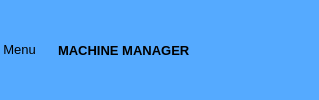
     <widget class="QFrame" name="header_frame">
      <property name="styleSheet">
       <string notr="true">background-color: rgb(85, 170, 255);
border:none;</string>
      </property>
      <property name="frameShape">
       <enum>QFrame::NoFrame</enum>
      </property>
      <property name="frameShadow">
       <enum>QFrame::Raised</enum>
      </property>
      <layout class="QHBoxLayout" name="horizontalLayout">
       <property name="spacing">
        <number>0</number>
       </property>
       <property name="leftMargin">
        <number>0</number>
       </property>
       <property name="topMargin">
        <number>0</number>
       </property>
       <property name="rightMargin">
        <number>0</number>
       </property>
       <property name="bottomMargin">
        <number>0</number>
       </property>
       <item alignment="Qt::AlignLeft">
        <widget class="QFrame" name="header_left">
         <property name="frameShape">
          <enum>QFrame::StyledPanel</enum>
         </property>
         <property name="frameShadow">
          <enum>QFrame::Raised</enum>
         </property>
         <layout class="QHBoxLayout" name="horizontalLayout_4">
          <property name="spacing">
           <number>0</number>
          </property>
          <property name="leftMargin">
           <number>3</number>
          </property>
          <property name="topMargin">
           <number>0</number>
          </property>
          <property name="rightMargin">
           <number>0</number>
          </property>
          <property name="bottomMargin">
           <number>0</number>
          </property>
          <item>
           <widget class="QPushButton" name="menu_button">
            <property name="font">
             <font>
              <family>Nirmala UI</family>
              <pointsize>10</pointsize>
              <weight>50</weight>
              <bold>false</bold>
             </font>
            </property>
            <property name="styleSheet">
             <string notr="true">QPushButton:hover{
	border-radius: 5px;
	border: 1px solid White;
	background-color: #00aaff;
}</string>
            </property>
            <property name="text">
             <string>Menu</string>
            </property>
            <property name="icon">
             <iconset resource="../icons.qrc">
              <normaloff>:/prefix/icons/menu.png</normaloff>:/prefix/icons/menu.png</iconset>
            </property>
            <property name="iconSize">
             <size>
              <width>32</width>
              <height>32</height>
             </size>
            </property>
           </widget>
          </item>
         </layout>
        </widget>
       </item>
       <item alignment="Qt::AlignHCenter">
        <widget class="QFrame" name="header_center">
         <property name="maximumSize">
          <size>
           <width>266</width>
           <height>200</height>
          </size>
         </property>
         <property name="frameShape">
          <enum>QFrame::StyledPanel</enum>
         </property>
         <property name="frameShadow">
          <enum>QFrame::Raised</enum>
         </property>
         <layout class="QHBoxLayout" name="horizontalLayout_3">
          <item>
           <widget class="QLabel" name="label">
            <property name="maximumSize">
             <size>
              <width>20</width>
              <height>20</height>
             </size>
            </property>
            <property name="text">
             <string/>
            </property>
            <property name="pixmap">
             <pixmap resource="../icons.qrc">:/prefix/icons/hammer.png</pixmap>
            </property>
            <property name="scaledContents">
             <bool>true</bool>
            </property>
           </widget>
          </item>
          <item>
           <widget class="QLabel" name="label_2">
            <property name="font">
             <font>
              <family>Nirmala UI</family>
              <pointsize>10</pointsize>
              <weight>75</weight>
              <bold>true</bold>
             </font>
            </property>
            <property name="text">
             <string>MACHINE MANAGER</string>
            </property>
           </widget>
          </item>
         </layout>
        </widget>
       </item>
       <item alignment="Qt::AlignRight">
        <widget class="QFrame" name="header_right">
         <property name="frameShape">
          <enum>QFrame::StyledPanel</enum>
         </property>
         <property name="frameShadow">
          <enum>QFrame::Raised</enum>
         </property>
         <layout class="QHBoxLayout" name="horizontalLayout_2">
          <property name="spacing">
           <number>10</number>
          </property>
          <property name="leftMargin">
           <number>0</number>
          </property>
          <property name="topMargin">
           <number>0</number>
          </property>
          <property name="rightMargin">
           <number>3</number>
          </property>
          <property name="bottomMargin">
           <number>0</number>
          </property>
          <item>
           <widget class="QPushButton" name="minimze_window_button">
            <property name="text">
             <string/>
            </property>
            <property name="icon">
             <iconset resource="../icons.qrc">
              <normaloff>:/prefix/icons/remove.png</normaloff>:/prefix/icons/remove.png</iconset>
            </property>
            <property name="iconSize">
             <size>
              <width>16</width>
              <height>16</height>
             </size>
            </property>
           </widget>
          </item>
          <item>
           <widget class="QPushButton" name="resize_window_button">
            <property name="text">
             <string/>
            </property>
            <property name="icon">
             <iconset resource="../icons.qrc">
              <normaloff>:/prefix/icons/copy.png</normaloff>:/prefix/icons/copy.png</iconset>
            </property>
            <property name="iconSize">
             <size>
              <width>16</width>
              <height>16</height>
             </size>
            </property>
           </widget>
          </item>
          <item>
           <widget class="QPushButton" name="close_window_button">
            <property name="text">
             <string/>
            </property>
            <property name="icon">
             <iconset resource="../icons.qrc">
              <normaloff>:/prefix/icons/close.png</normaloff>:/prefix/icons/close.png</iconset>
            </property>
            <property name="iconSize">
             <size>
              <width>16</width>
              <height>16</height>
             </size>
            </property>
           </widget>
          </item>
         </layout>
        </widget>
       </item>
      </layout>
     </widget>
